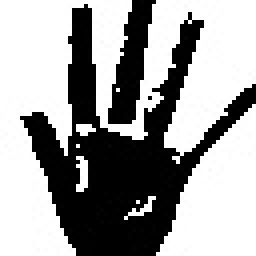
#> input picture sign_recognition_detector/images/train/hello/19.jpg, 64 x 64 px, given in place of the camera (shown 4 times larger)
$ python collect_data.py
#> lines starting #> are read from the running program, lines starting #| are printed output that depends on the picture; after the words box and inside, x2 and y2 are one past the last pixel; in counts of white or black regions, pixels touching at a corner belong together
import cv2
import time
import os

labels=['hello','i love you','no','thank you','yes']

# Create the directory structure
if not os.path.exists("images"):
    os.makedirs("images")
    os.makedirs("images/train")
    os.makedirs("images/train/"+labels[0])
    os.makedirs("images/train/" + labels[1])
    os.makedirs("images/train/" + labels[2])
    os.makedirs("images/train/" + labels[3])
    os.makedirs("images/train/" + labels[4])
parent_dir='images/train/'

# wcam.set(3, 640)  # setting width
# wcam.set(4, 480)  # setting height
# wcam.set(10, 100)  # setting brightness

wcam = cv2.VideoCapture(0)

for label in labels:
    print('Collecting images for {}'.format(label))
    time.sleep(2)
    #imgnum = 1
    while True :
        success,frame= wcam.read()
#> frame is the input picture: shape (64, 64, 3); min 0, max 255, mean 158.8
        frame = cv2.flip(frame, 1)
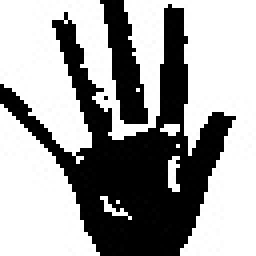
#> frame: shape (64, 64, 3) (shown 4 times larger); min 0, max 255, mean 158.8
        imgnum= len(os.listdir(parent_dir+'/'+label))
        cv2.putText(frame, label + ':' + str(len(os.listdir(parent_dir+'/'+label))), (10, 50), cv2.FONT_HERSHEY_COMPLEX, 2, (0, 0, 255), 2)
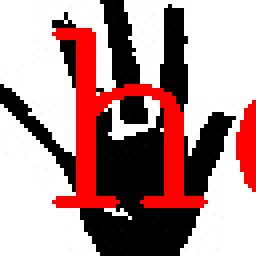
#> frame: shape (64, 64, 3) (shown 4 times larger); 14.18% of pixels changed, all inside (x1, y1, x2, y2) = (13, 7, 64, 52)
        # Coordinates of the ROI
        x1 = int(0.5 * frame.shape[1])
#> x1 = 32
        y1 = 10
        x2 = frame.shape[1] - 10
#> x2 = 54
        y2 = int(0.5 * frame.shape[1])
#> y2 = 32
        # Drawing the ROI
        # The increment/decrement by 1 is to compensate for the bounding box
        cv2.rectangle(frame, (x1 - 1, y1 - 1), (x2 + 1, y2 + 1), (255, 0, 0), 1)
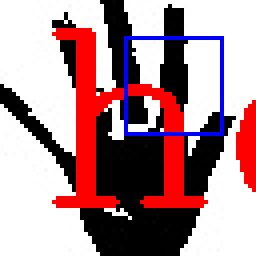
#> frame: shape (64, 64, 3) (shown 4 times larger); 2.34% of pixels changed, all inside (x1, y1, x2, y2) = (31, 9, 56, 34)

        #Extracting the ROI
        roi = frame[y1:y2, x1:x2]
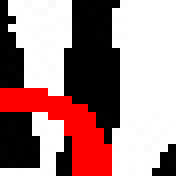
#> roi: shape (22, 22, 3) (shown 8 times larger); mean B, G, R 134.8, 134.8, 169.1
        roi = cv2.resize(roi, (64, 64))
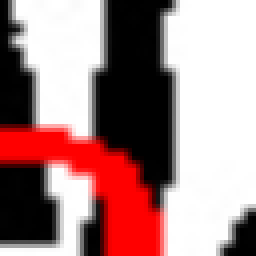
#> roi: shape (64, 64, 3) (shown 4 times larger); mean B, G, R 134.7, 134.7, 168.9
        cv2.imshow("Frame", frame)
        # do the processing after capturing the image!
        roi = cv2.cvtColor(roi, cv2.COLOR_BGR2GRAY)
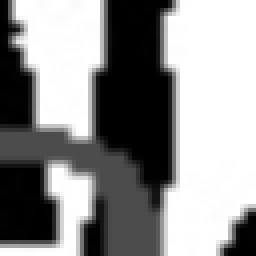
#> roi: shape (64, 64) (shown 4 times larger); min 0, max 255, mean 144.9
        _, roi = cv2.threshold(roi, 120, 255, cv2.THRESH_BINARY)
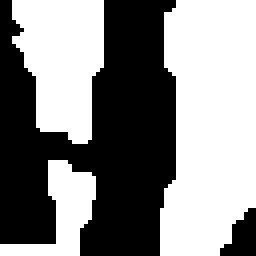
#> roi: shape (64, 64) (shown 4 times larger); 53.2% white; 2 black regions, box (x1, y1, x2, y2) and area: (0, 0, 44, 64) 1848, (55, 52, 64, 64) 69
        cv2.imshow("ROI", roi)

        if cv2.waitKey(1) & 0xFF == ord('q'):
#> (key q is pressed here)
#> (the run stopped early here; a loop or call above may not have finished)
